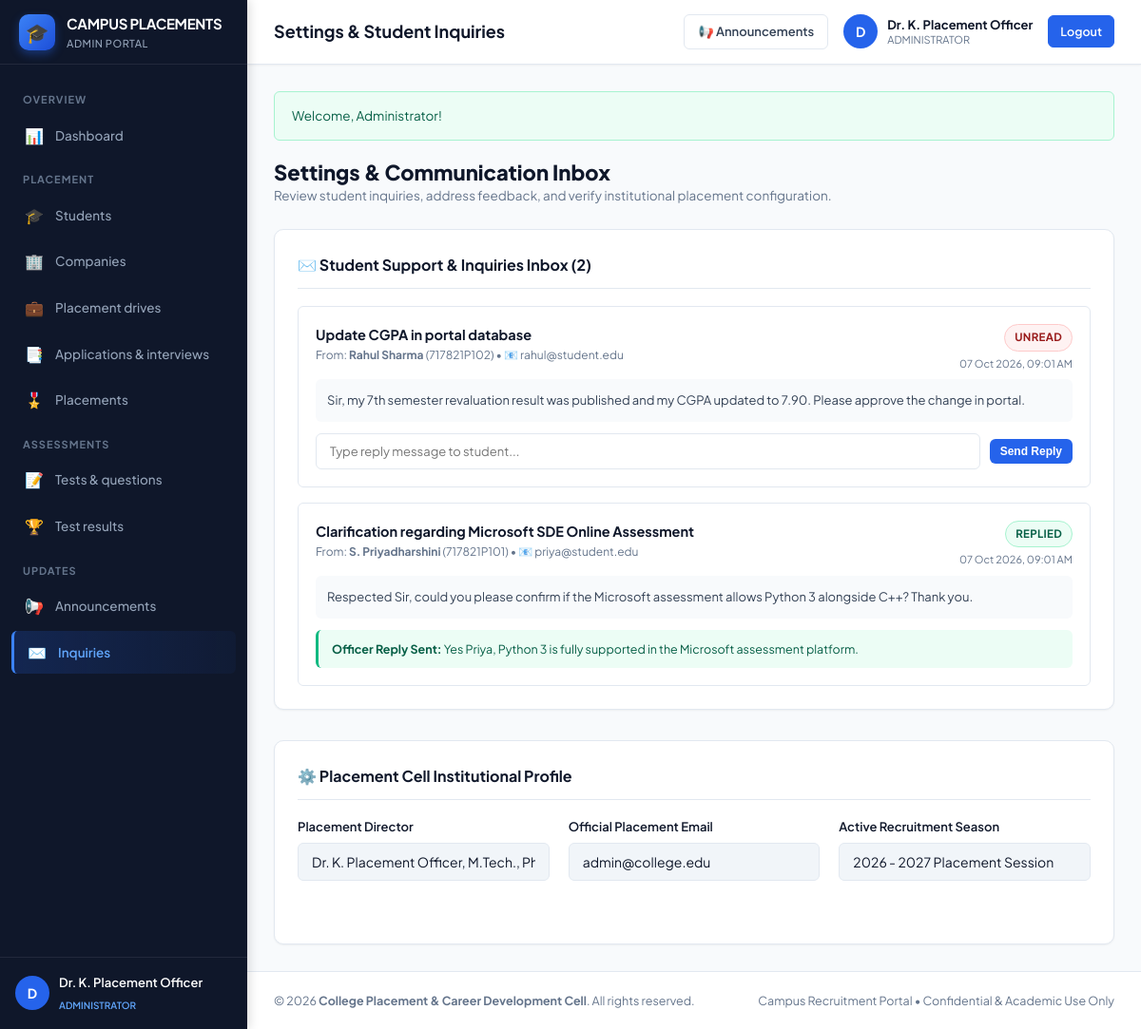
Screenshot of /admin/settings.php (signed in) with the database file from the repository.
### tables this page shows
CREATE TABLE `contact_messages` (
    `id` INT AUTO_INCREMENT PRIMARY KEY,
    `name` VARCHAR(100) NOT NULL,
    `email` VARCHAR(150) NOT NULL,
    `register_no` VARCHAR(50) DEFAULT NULL,
    `subject` VARCHAR(200) NOT NULL,
    `message` TEXT NOT NULL,
    `status` ENUM('unread', 'replied') DEFAULT 'unread',
    `admin_reply` TEXT DEFAULT NULL,
    `created_at` TIMESTAMP DEFAULT CURRENT_TIMESTAMP
);

### config/database.php (called while the page is built, shortened)
<?php
function base_url($path = '') {
    $protocol = (!empty($_SERVER['HTTPS']) && $_SERVER['HTTPS'] !== 'off') ? "https://" : "http://";
    $host = $_SERVER['HTTP_HOST'] ?? 'localhost';
    $scriptName = str_replace('\\', '/', $_SERVER['SCRIPT_NAME'] ?? '');
    $baseDir = '';
    if (strpos($scriptName, '/student-placement-system/') === 0) {
        $baseDir = '/student-placement-system';
    } elseif (strpos($scriptName, '/student-placement-management-system/') === 0) {
        $baseDir = '/student-placement-management-system';
    } else {
        $parts = explode('/', trim($scriptName, '/'));
        if (!empty($parts[0]) && !preg_match('/\.php$/', $parts[0])) {
            $baseDir = '/' . $parts[0];
        }
    }
    $cleanPath = ltrim($path, '/');
    return $protocol . $host . $baseDir . ($cleanPath ? '/' . $cleanPath : '');
}
function get_flash() {
    if (isset($_SESSION['flash'])) {
        $flash = $_SESSION['flash'];
        return $flash;
    }
    return null;
}
function e($string) {
    return htmlspecialchars($string ?? '', ENT_QUOTES, 'UTF-8');
}

### admin/settings.php (the view, shortened to what this page needs)
<?php
require_once __DIR__ . '/../config/database.php';
$messages = $pdo->query("SELECT * FROM contact_messages ORDER BY status = 'unread' DESC, created_at DESC")->fetchAll();
$flash = get_flash();
?>
<?php include __DIR__ . '/../includes/header.php'; ?>
<div class="app-wrapper">
    <?php include __DIR__ . '/../includes/sidebar.php'; ?>
    <div class="app-main">
        <?php include __DIR__ . '/../includes/navbar.php'; ?>
        <div class="app-content">
            <?php if ($flash): ?>
                <div class="alert alert-<?= e($flash['type']) ?>">
                    <?= e($flash['message']) ?>
                </div>
            <?php endif; ?>
            <div style="margin-bottom: 24px;">
                <h2 style="font-size: 22px; font-weight: 800; color: var(--text-main);">Settings & Communication Inbox</h2>
                <p style="color: var(--text-muted); font-size: 13.5px;">
                    Review student inquiries, address feedback, and verify institutional placement configuration.
                </p>
            </div>
            <div class="card" style="margin-bottom: 32px;">
                <div class="card-header">
                    <div class="card-title">✉️ Student Support & Inquiries Inbox (<?= count($messages) ?>)</div>
                </div>
                <?php if (empty($messages)): ?>
                    <p style="color: var(--text-muted); text-align: center; padding: 24px;">No inquiries in inbox.</p>
                <?php else: ?>
                    <div style="display: flex; flex-direction: column; gap: 16px;">
                        <?php foreach ($messages as $msg): ?>
                            <div style="padding: 18px; border: 1px solid var(--border-color); border-radius: var(--radius-sm); background: #ffffff;">
                                <div style="display: flex; justify-content: space-between; align-items: flex-start; margin-bottom: 8px;">
                                    <div>
                                        <strong style="font-size: 14.5px; color: var(--text-main);"><?= e($msg['subject']) ?></strong>
                                        <div style="font-size: 12px; color: var(--text-muted);">
                                            From: <strong><?= e($msg['name']) ?></strong> (<?= e($msg['register_no']) ?>) • 📧 <?= e($msg['email']) ?>
                                        </div>
                                    </div>
                                    <div style="text-align: right;">
                                        <span class="status-badge <?= ($msg['status'] === 'unread') ? 'badge-danger' : 'badge-success' ?>">
                                            <?= strtoupper($msg['status']) ?>
                                        </span>
                                        <div style="font-size: 11px; color: var(--text-muted); margin-top: 4px;">
                                            <?= date('d M Y, h:i A', strtotime($msg['created_at'])) ?>
                                        </div>
                                    </div>
                                </div>
                                <div style="background: #f8fafc; padding: 12px; border-radius: var(--radius-sm); font-size: 13px; color: var(--text-body); margin-bottom: 12px;">
                                    <?= e($msg['message']) ?>
                                </div>
                                <?php if (!empty($msg['admin_reply'])): ?>
                                    <div style="background: #ecfdf5; border-left: 3px solid #10b981; padding: 10px 14px; border-radius: var(--radius-sm); font-size: 12.5px; color: #065f46;">
                                        <strong>Officer Reply Sent:</strong> <?= e($msg['admin_reply']) ?>
                                    </div>
                                <?php else: ?>
                                    <form method="POST" action="<?= base_url('admin/settings.php') ?>" style="display: flex; gap: 10px; align-items: center;">
                                        <input type="text" name="admin_reply" class="form-control" placeholder="Type reply message to student..." required style="font-size: 13px;">
                                        <button type="submit" class="btn btn-primary btn-sm" style="white-space: nowrap;">
                                            Send Reply
                                        </button>
                                    </form>
                                <?php endif; ?>
                            </div>
                        <?php endforeach; ?>
                    </div>
                <?php endif; ?>
            </div>
            <div class="card">
                <div class="card-header">
                    <div class="card-title">⚙️ Placement Cell Institutional Profile</div>
                </div>
                <div class="grid-cols-3">
                    <div class="form-group">
                        <label class="form-label">Placement Director</label>
                        <input type="text" class="form-control" value="Dr. K. Placement Officer, M.Tech., Ph.D." disabled style="background:#f1f5f9;">
                    </div>
                    <div class="form-group">
                        <label class="form-label">Official Placement Email</label>
                        <input type="text" class="form-control" value="admin@college.edu" disabled style="background:#f1f5f9;">
                    </div>
                    <div class="form-group">
                        <label class="form-label">Active Recruitment Season</label>
                        <input type="text" class="form-control" value="<?= date('Y') ?> - <?= date('Y')+1 ?> Placement Session" disabled style="background:#f1f5f9;">
                    </div>
                </div>
            </div>
        </div>
        <?php include __DIR__ . '/../includes/footer.php'; ?>

### assets/css/style.css (style rules this page uses)
:root { --primary: #1e3a8a; --primary-hover: #1e40af; --primary-light: #eff6ff; --primary-border: #bfdbfe; --secondary: #0f172a; --accent: #2563eb; --accent-light: #dbeafe; --bg-page: #f8fafc; --bg-card: #ffffff; --bg-sidebar: #0f172a; --bg-input: #ffffff; --text-main: #0f172a; --text-body: #334155; --text-muted: #64748b; --text-light: #94a3b8; --text-white: #ffffff; --border-color: #e2e8f0; --border-light: #f1f5f9; --success: #10b981; --success-bg: #ecfdf5; --success-border: #a7f3d0; --warning: #f59e0b; --warning-bg: #fffbeb; --warning-border: #fde68a; --danger: #ef4444; --danger-bg: #fef2f2; --danger-border: #fecaca; --info: #0284c7; --info-bg: #f0f9ff; --info-border: #bae6fd; --purple: #7c3aed; --purple-bg: #f5f3ff; --purple-border: #ddd6fe; --shadow-sm: 0 1px 2px 0 rgb(0 0 0 / 0.05); --shadow-md: 0 4px 6px -1px rgb(0 0 0 / 0.1), 0 2px 4px -2px rgb(0 0 0 / 0.1); --shadow-lg: 0 10px 15px -3px rgb(0 0 0 / 0.1), 0 4px 6px -4px rgb(0 0 0 / 0.1); --radius-sm: 6px; --radius-md: 10px; --radius-lg: 14px; --radius-full: 9999px; --sidebar-width: 260px; --navbar-height: 68px; --transition: all 0.2s ease-in-out; }
* { box-sizing: border-box; margin: 0; padding: 0; }
body { font-family: 'Plus Jakarta Sans', -apple-system, BlinkMacSystemFont, 'Segoe UI', Roboto, sans-serif; background-color: var(--bg-page); color: var(--text-body); font-size: 14px; line-height: 1.6; min-height: 100vh; }
h1, h2, h3, h4, h5, h6 { color: var(--text-main); font-weight: 700; line-height: 1.25; }
.app-wrapper { display: flex; min-height: 100vh; }
.app-main { flex: 1; margin-left: var(--sidebar-width); min-height: 100vh; display: flex; flex-direction: column; }
.app-content { padding: 28px; flex: 1; }
.grid-cols-3 { display: grid; grid-template-columns: repeat(3, 1fr); gap: 20px; margin-bottom: 24px; }
.card { background-color: var(--bg-card); border: 1px solid var(--border-color); border-radius: var(--radius-md); box-shadow: var(--shadow-sm); padding: 24px; position: relative; overflow: hidden; }
.card-header { display: flex; align-items: center; justify-content: space-between; margin-bottom: 18px; padding-bottom: 12px; border-bottom: 1px solid var(--border-color); }
.card-title { font-size: 16px; font-weight: 700; color: var(--text-main); display: flex; align-items: center; gap: 8px; }
.status-badge { display: inline-flex; align-items: center; gap: 5px; padding: 4px 10px; border-radius: var(--radius-full); font-size: 11.5px; font-weight: 700; letter-spacing: 0.3px; text-transform: uppercase; }
.badge-success { background-color: var(--success-bg); color: #065f46; border: 1px solid var(--success-border); }
.badge-danger { background-color: var(--danger-bg); color: #991b1b; border: 1px solid var(--danger-border); }
.form-group { margin-bottom: 18px; }
.form-label { display: block; font-size: 13px; font-weight: 600; color: var(--text-main); margin-bottom: 6px; }
.form-control { width: 100%; padding: 10px 14px; border: 1px solid var(--border-color); border-radius: var(--radius-sm); background-color: var(--bg-input); font-size: 14px; color: var(--text-main); font-family: inherit; transition: var(--transition); }
.btn { display: inline-flex; align-items: center; justify-content: center; gap: 8px; padding: 9px 18px; border-radius: var(--radius-sm); font-size: 13.5px; font-weight: 600; cursor: pointer; border: 1px solid transparent; transition: var(--transition); text-decoration: none; }
.btn-primary { background-color: var(--accent); color: #ffffff; }
.btn-sm { padding: 5px 10px; font-size: 12px; }
.alert { padding: 14px 18px; border-radius: var(--radius-sm); margin-bottom: 20px; font-size: 13.5px; display: flex; align-items: center; gap: 12px; }
.alert-success { background: var(--success-bg); color: #065f46; border: 1px solid var(--success-border); }

### rows the page displays
contact_messages: subject "Update CGPA in portal database", name "Rahul Sharma", register_no "717821P102", email "rahul@student.edu", status "UNREAD", created_at "07 Oct 2026, 09:01 AM", message "Sir, my 7th semester revaluation result was published and my CGPA updated to 7.90. Please approve the change in portal."
contact_messages: subject "Clarification regarding Microsoft SDE Online Assessment", name "S. Priyadharshini", register_no "717821P101", email "priya@student.edu", status "REPLIED", created_at "07 Oct 2026, 09:01 AM", message "Respected Sir, could you please confirm if the Microsoft assessment allows Python 3 alongside C++? Thank you.", admin_reply "Yes Priya, Python 3 is fully supported in the Microsoft assessment platform."

### other values shown
$section "OVERVIEW"
$icon "📊"
$label "Dashboard"
$section "PLACEMENT"
$icon "🎓"
$label "Students"
$icon "🏢"
$label "Companies"
$icon "💼"
$label "Placement drives"
$icon "📑"
$label "Applications & interviews"
$icon "🎖️"
$label "Placements"
$section "ASSESSMENTS"
